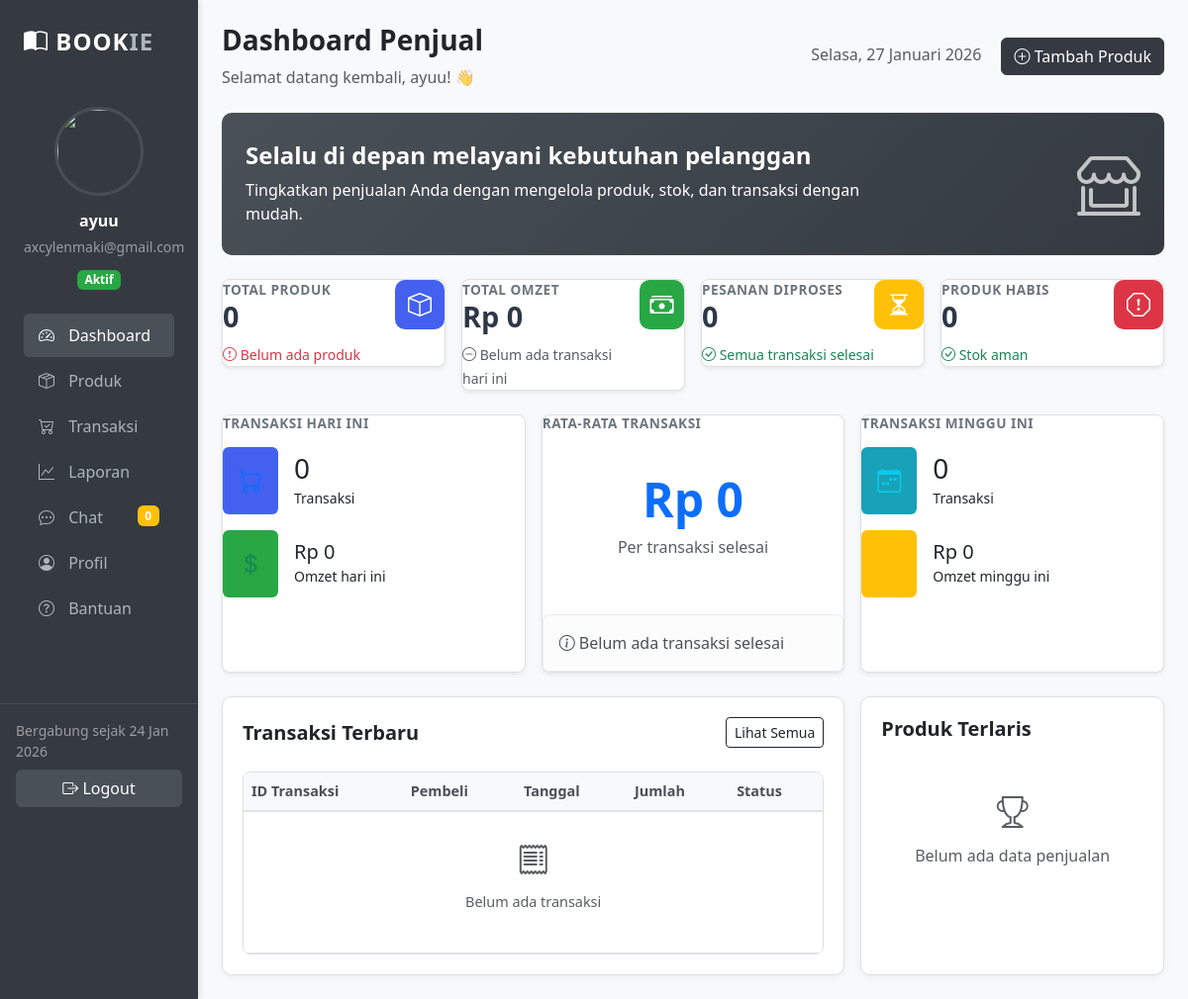
The app's page /penjual/dashboard.php (signed in) with its own data.
### tables this page shows
CREATE TABLE `users` (
  `id` int(11) NOT NULL,
  `role` enum('super_admin','penjual','pembeli') NOT NULL,
  `nama` varchar(100) NOT NULL,
  `email` varchar(100) NOT NULL,
  `password` varchar(255) NOT NULL,
  `no_hp` varchar(20) DEFAULT NULL,
  `foto` varchar(255) DEFAULT NULL,
  `alamat` text DEFAULT NULL,
  `status` enum('online','offline') DEFAULT 'offline',
  `aktif` enum('ya','tidak') DEFAULT 'ya',
  `created_at` timestamp NOT NULL DEFAULT current_timestamp()
);

### penjual/dashboard.php (the view, shortened to what the rows shown need)
<?php
include "../config/database.php";
$idPenjual = $_SESSION['user']['id'];
$qProduk = mysqli_query($conn,"
  SELECT
    COUNT(*) AS total_produk,
    SUM(stok) AS total_stok,
    SUM(CASE WHEN stok=0 THEN 1 ELSE 0 END) AS stok_habis,
    SUM(CASE WHEN stok < 5 AND stok > 0 THEN 1 ELSE 0 END) AS stok_menipis
  FROM produk
  WHERE penjual_id='$idPenjual'
");
$p = mysqli_fetch_assoc($qProduk);
$totalProduk = $p['total_produk'] ?? 0;
$stokHabis   = $p['stok_habis'] ?? 0;
$qTransaksi = mysqli_query($conn,"
  SELECT
    COUNT(DISTINCT t.id) AS total_transaksi,
    SUM(d.qty * d.harga) AS omzet,
    AVG(d.qty * d.harga) AS rata_transaksi
  FROM transaksi t
  JOIN transaksi_detail d ON t.id=d.transaksi_id
  JOIN produk p ON d.produk_id=p.id
  WHERE p.penjual_id='$idPenjual'
    AND t.status='selesai'
");
$trx = mysqli_fetch_assoc($qTransaksi);
$totalOmzet     = $trx['omzet'] ?? 0;
$rataTransaksi  = $trx['rata_transaksi'] ?? 0;
$qPending = mysqli_query($conn,"
  SELECT COUNT(DISTINCT t.id) AS pending
  FROM transaksi t
  JOIN transaksi_detail d ON t.id=d.transaksi_id
  JOIN produk p ON d.produk_id=p.id
  WHERE p.penjual_id='$idPenjual'
    AND t.status!='selesai'
");
if (!$qPending) {
    $pending = 0;
} else {
    $pending = mysqli_fetch_assoc($qPending)['pending'] ?? 0;
}
?>
<!DOCTYPE html>
<html lang="id">
<head>
  <link href="https://cdn.jsdelivr.net/npm/bootstrap@5.3.2/dist/css/bootstrap.min.css" rel="stylesheet">
  <link rel="stylesheet" href="https://cdn.jsdelivr.net/npm/bootstrap-icons@1.11.0/font/bootstrap-icons.css">
   <link rel="stylesheet" href="includes/sidebar.css">
</head>
<body>
<div class="container-fluid">
  <div class="row">
    <?php include "includes/sidebar.php"; ?>
    <div class="col-10 p-4">
      <div class="d-flex justify-content-between align-items-center mb-4">
        <div>
          <h3 class="fw-bold text-dark">Dashboard Penjual</h3>
          <p class="text-muted mb-0">Selamat datang kembali, <?= htmlspecialchars($namaPenjual) ?>! 👋</p>
        </div>
      </div>
      <div class="row g-3 mb-4">
        <div class="col-md-3">
          <div class="card-dark shadow-sm">
            <div class="card-body">
              <div class="d-flex justify-content-between align-items-start">
                <div>
                  <h2 class="card-value"><?= $totalProduk ?></h2>
                </div>
              </div>
            </div>
          </div>
        </div>
        <div class="col-md-3">
          <div class="card-dark shadow-sm">
            <div class="card-body">
              <div class="d-flex justify-content-between align-items-start">
                <div>
                  <h2 class="card-value">Rp <?= number_format($totalOmzet,0,',','.') ?></h2>
                </div>
              </div>
            </div>
          </div>
        </div>
        <div class="col-md-3">
          <div class="card-dark shadow-sm">
            <div class="card-body">
              <div class="d-flex justify-content-between align-items-start">
                <div>
                  <h2 class="card-value"><?= $pending ?></h2>
                </div>
              </div>
            </div>
          </div>
        </div>
        <div class="col-md-3">
          <div class="card-dark shadow-sm">
            <div class="card-body">
              <div class="d-flex justify-content-between align-items-start">
                <div>
                  <h2 class="card-value"><?= $stokHabis ?></h2>
                </div>
              </div>
            </div>
          </div>
        </div>
      </div>
      <div class="row g-3 mb-4">
        <div class="col-md-4">
          <div class="card-dark shadow-sm h-100">
            <div class="card-body">
              <div class="text-center py-4">
                <h1 class="display-5 fw-bold text-primary">Rp <?= number_format($rataTransaksi,0,',','.') ?></h1>
              </div>
            </div>
          </div>
        </div>
      </div>
      <div class="row g-3">
        <div class="col-md-8">
          <div class="chart-container">
            <div class="table-responsive">
              <table class="table table-hover mb-0">
                <thead>
                  <tr>
                    <th>ID Transaksi</th>
                    <th>Pembeli</th>
                    <th>Tanggal</th>
                    <th>Jumlah</th>
                    <th>Status</th>
                  </tr>
                </thead>
              </table>
            </div>
          </div>
        </div>
      </div>
    </div>
  </div>
</div>
</body>
</html>

### penjual/includes/sidebar.php (shortened to what the rows shown need)
<?php
include "../config/database.php";
$idPenjual = $_SESSION['user']['id'];
$qPenjual = mysqli_query($conn,"
    SELECT nama, foto, aktif, email, created_at
    FROM users
    WHERE id='$idPenjual'
    LIMIT 1
");
$dataPenjual = mysqli_fetch_assoc($qPenjual);
$namaPenjual = $dataPenjual['nama'] ?? 'Penjual';
$emailPenjual = $dataPenjual['email'] ?? '';
$tanggalGabung = date('d M Y', strtotime($dataPenjual['created_at'] ?? 'now'));
$foto = (!empty($dataPenjual['foto']) && file_exists("../uploads/".$dataPenjual['foto']))
    ? "../uploads/".$dataPenjual['foto']
    : "../assets/img/user.png";
$statusAkun = $dataPenjual['aktif'] ?? 'tidak';
?>
<div class="col-2 sidebar-dark p-0">
    <div class="p-4">
        <div class="text-center mb-4">
            <img src="<?= $foto ?>"
                 class="rounded-circle user-avatar mb-3"
                 style="width:90px;height:90px;object-fit:cover"
                 onerror="this.src='../assets/img/user.png'">
            <h6 class="fw-bold text-white mb-1"><?= htmlspecialchars($namaPenjual) ?></h6>
            <small class="text-white-50"><?= htmlspecialchars($emailPenjual) ?></small>
            <div class="mt-2">
                <span class="badge <?= $statusAkun=='ya'?'bg-success':'bg-danger' ?>">
                </span>
            </div>
        </div>
    </div>
    <div class="p-3 border-top border-white-10 mt-5">
        <small class="text-white-50 d-block mb-2">Bergabung sejak <?= $tanggalGabung ?></small>
        <a href="../auth/logout.php" class="btn btn-logout w-100">
            <i class="bi bi-box-arrow-right"></i> Logout
        </a>
    </div>
</div>

### records on screen
users: nama "ayuu", email "axcylenmaki@gmail.com", created_at "24 Jan 2026"

### other values on screen
$totalProduk "0"
$totalOmzet "0"
$pending "0"
$stokHabis "0"
$trxHariIni "0"
$omzetHariIni "0"
$rataTransaksi "0"
$trxMingguIni "0"
$omzetMingguIni "0"
